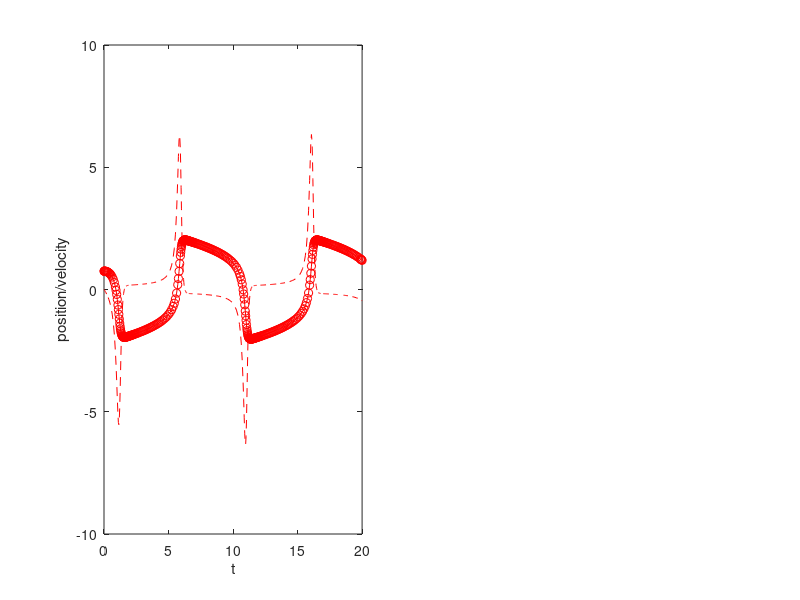

This figure's MATLAB source: (Note: this script raises an error after producing the figure.)
function s78ex28alt
% Bradie: Section 7.8, example 28 -- Alternate Approach
%
% Goal: Solve the Van der Pol equation with ep = 4, x(0) = 0.75, x'(0) = 0
% on the interval 0 <= t <= 20.  Plot solutions as a function of t and in
% the phase plane.  Just use Matlab's built in ODE45

a = 0; b = 20;
w0 = [0.75 0];

[t, w] = ode45(@f, [a b], w0);

subplot(1, 2, 1)
plot(t, w(:, 1), '-or', t, w(:, 2), '--r')
xlabel('t')
ylabel('position/velocity')
legend('position', 'velocity', 'Location', 'SouthEast')

subplot(1, 2, 2)
plot(w(:, 1), w(:, 2), 'r')
xlabel('Position, x')
ylabel('Velocity, x''')

size(w)
end

function rhs = f(~, u)
    ep = 4; u1 = u(1); u2 = u(2);
    rhs = zeros(2, 1);
    rhs(1) = u2;
    rhs(2) = ep*(1 - u1^2)*u2 - u1;
end
